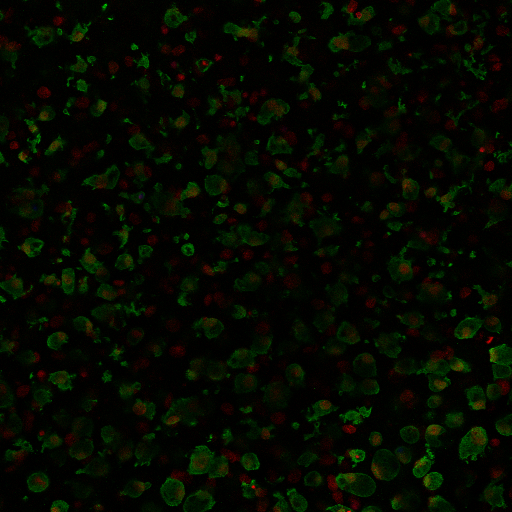
#> input picture tests/4-50-10_40x_cortex_1.tif, 512 x 512 px; its folder holds 4 pictures in this run
$ python main.py
#> lines starting #> are read from the running program, lines starting #| are printed output that depends on the picture; after the words box and inside, x2 and y2 are one past the last pixel; in counts of white or black regions, pixels touching at a corner belong together
### microglia-analysis/data_processing.py
from skimage.filters import (
    threshold_isodata, threshold_li, threshold_mean,
    threshold_minimum, threshold_otsu, threshold_triangle, threshold_yen
)
from skimage.color import rgb2gray
from skimage.transform import resize
from skimage.morphology import binary_dilation, binary_erosion
import matplotlib.pyplot as plt
import numpy as np

def try_all_thresholds(image):
    # Convert to grayscale if the image is in color
    if len(image.shape) == 3:
        image = image[1,:,:]

    fig, ax = plt.subplots(nrows=3, ncols=4, figsize=(10, 10))
    methods = [
        "Original", "Isodata", "Li", "Mean",
        "Minimum", "Otsu", "Triangle", "Yen"
    ]
    thresholds = [
        None, threshold_isodata, threshold_li,
        threshold_mean, threshold_minimum,
        threshold_otsu, threshold_triangle,
        threshold_yen
    ]
    images = [image if thresh is None else image > thresh(image) for thresh in thresholds]
    for i, img in enumerate(images):
        print(f"Shape of image {methods[i]}: {img.shape}") # Print the shape
        ax[i // 4, i % 4].imshow(img, cmap='gray')
        ax[i // 4, i % 4].set_title(methods[i])
        ax[i // 4, i % 4].axis('off')
    plt.show()

def segment_image(image, method='otsu'):
    # Convert to grayscale if the image is in color
    if len(image.shape) == 3:
        image = rgb2gray(image)

    # Resize the image (optional, you can set the desired size)
    resized_image = resize(image, (512, 512))

    # Apply the selected thresholding method
    if method == 'otsu':
        thresh_value = threshold_otsu(resized_image)
    elif method == 'li':
        thresh_value = threshold_li(resized_image)
    else:
        raise ValueError("Invalid method")

    # Threshold the image
    binary_image = resized_image > thresh_value

    # Apply morphological operations
    dilated_image = binary_dilation(binary_image)
    segmented_image = binary_erosion(dilated_image)

    return segmented_image

### microglia-analysis/main.py
from skimage.io import imread_collection
from data_processing import try_all_thresholds, segment_image
from functions import run_vampire_workflow
from visualizations import create_coloring_book
import os

def load_images(path):
#> called with path = 'tests'
    if not os.path.exists(path):
        raise FileNotFoundError(f"The path '{path}' does not exist.")
    images = imread_collection(path + '/*.tif') # Updated to TIFF format
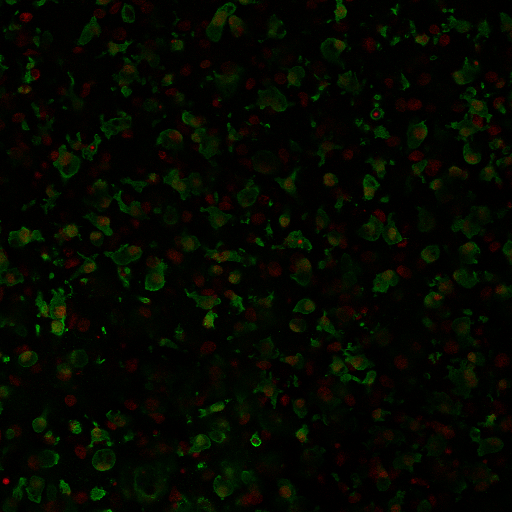
#> input picture tests/4-50-10_40x_cortex_2.tif, 512 x 512 px
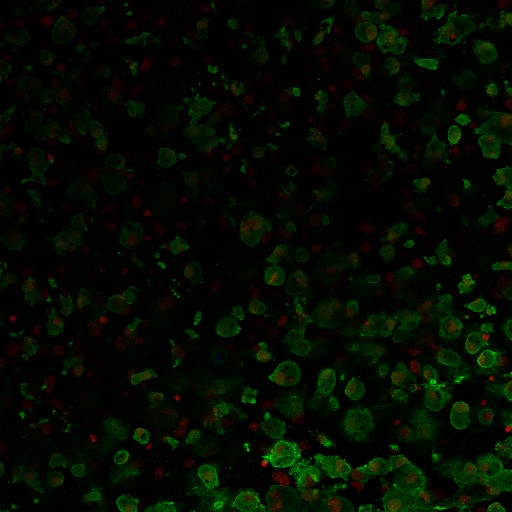
#> input picture tests/4-50-10_40x_cortex_3.tif, 512 x 512 px
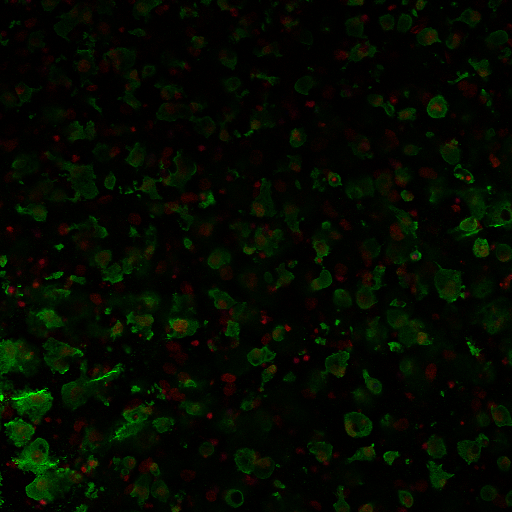
#> input picture tests/4-50-10_40x_cortex_4.tif, 512 x 512 px
#> images = 4 items
    if not images:
        raise ValueError(f"No images found in the directory '{path}'.")
    return images

def main():
    # Path to the directory with images inside the 'tests' folder
    image_path = 'tests' # Updated path to the 'tests' folder

    # Load images from the directory
    images = load_images(image_path)
#> images = 4 items

    # Apply different thresholding methods
    for image in images:
        try_all_thresholds(image)
#> this loop made 4 passes
#> (printed output is left out)
#> pass 1, in try_all_thresholds, `plt.show()`:
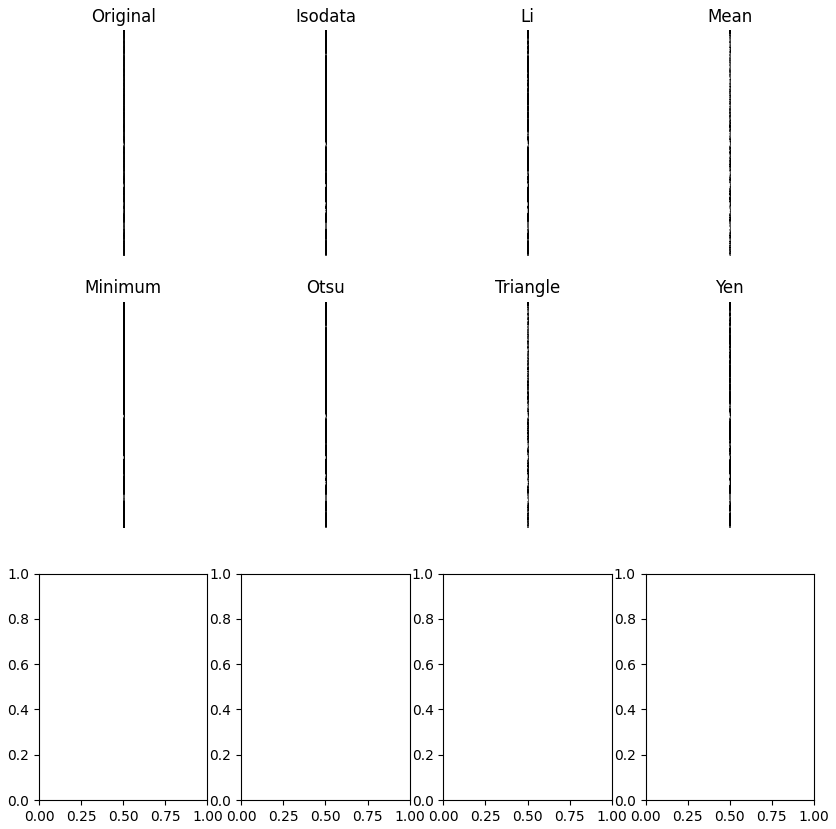
#> figure drawn by matplotlib, 8 panels

    # Segment images
    segmented_images = [segment_image(image) for image in images]
#> in segment_image, `thresh_value = threshold_otsu(resized_image)`: thresh_value = 0.00278
#> in segment_image, `binary_image = resized_image > thresh_value`:
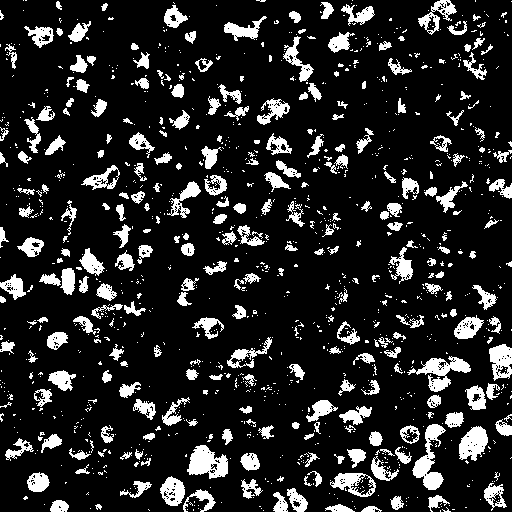
#> binary_image: shape (512, 512) bool; 14.8% white; 1165 white regions (891 under 20 px), largest, box (x1, y1, x2, y2) and area: (412, 424, 446, 490) 924, (187, 445, 228, 479) 873, (407, 356, 471, 392) 871
#> in segment_image, `dilated_image = binary_dilation(binary_image)`: dilated_image: shape (512, 512) bool; 23.5% white; 563 white regions (241 under 20 px), largest, box (x1, y1, x2, y2) and area: (411, 411, 465, 491) 1463, (393, 355, 472, 393) 1274, (159, 475, 217, 512) 1066
#> in segment_image, `segmented_image = binary_erosion(dilated_image)`: segmented_image: shape (512, 512) bool; 16.3% white; 862 white regions (589 under 20 px), largest, box (x1, y1, x2, y2) and area: (407, 356, 471, 392) 959, (412, 424, 446, 490) 957, (187, 445, 228, 479) 923
#> in segment_image (call 2), `binary_image = resized_image > thresh_value`: binary_image: shape (512, 512) bool; 12.5% white; 1044 white regions (818 under 20 px), largest, box (x1, y1, x2, y2) and area: (35, 285, 74, 337) 925, (206, 2, 242, 42) 609, (362, 213, 407, 245) 541
#> in segment_image (call 2), `dilated_image = binary_dilation(binary_image)`: dilated_image: shape (512, 512) bool; 19.9% white; 515 white regions (242 under 20 px), largest, box (x1, y1, x2, y2) and area: (444, 86, 494, 166) 1425, (34, 279, 75, 338) 1167, (324, 342, 377, 387) 1152
#> in segment_image (call 2), `segmented_image = binary_erosion(dilated_image)`: segmented_image: shape (512, 512) bool; 13.7% white; 797 white regions (577 under 20 px), largest, box (x1, y1, x2, y2) and area: (445, 87, 493, 165) 1055, (35, 285, 74, 337) 949, (329, 343, 376, 386) 857
#> in segment_image (call 3), `binary_image = resized_image > thresh_value`: binary_image: shape (512, 512) bool; 13.8% white; 875 white regions (692 under 20 px), largest, box (x1, y1, x2, y2) and area: (260, 418, 491, 512) 5290, (443, 436, 512, 495) 1811, (192, 463, 288, 512) 1759
#> in segment_image (call 3), `dilated_image = binary_dilation(binary_image)`: dilated_image: shape (512, 512) bool; 20.6% white; 410 white regions (199 under 20 px), largest, box (x1, y1, x2, y2) and area: (190, 411, 512, 512) 12288, (386, 361, 454, 443) 2441, (463, 322, 512, 402) 1686
#> in segment_image (call 3), `segmented_image = binary_erosion(dilated_image)`: segmented_image: shape (512, 512) bool; 15.2% white; 626 white regions (457 under 20 px), largest, box (x1, y1, x2, y2) and area: (192, 412, 512, 512) 10298, (403, 365, 452, 442) 1403, (465, 323, 505, 375) 1035
#> call 4 of segment_image, with method = 'otsu'
#> in segment_image (call 4), `image = rgb2gray(image)`:
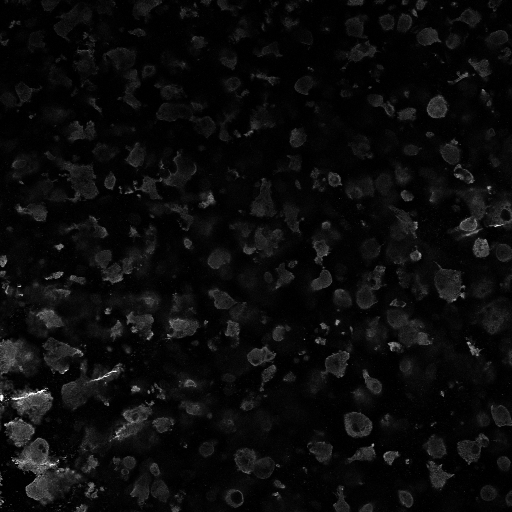
#> image: shape (512, 512) float64; min 0, max 0.046, mean 0.00215; drawn with min black and max white
#> in segment_image (call 4), `thresh_value = threshold_otsu(resized_image)`: thresh_value = 0.00494
#> in segment_image (call 4), `binary_image = resized_image > thresh_value`: binary_image: shape (512, 512) bool; 11.9% white; 1095 white regions (913 under 20 px), largest, box (x1, y1, x2, y2) and area: (4, 417, 83, 506) 2597, (0, 380, 54, 424) 1209, (0, 339, 39, 379) 901
#> in segment_image (call 4), `dilated_image = binary_dilation(binary_image)`: dilated_image: shape (512, 512) bool; 19.1% white; 498 white regions (256 under 20 px), largest, box (x1, y1, x2, y2) and area: (0, 336, 84, 507) 5791, (453, 185, 512, 239) 1396, (60, 359, 126, 411) 1334
#> in segment_image (call 4), `segmented_image = binary_erosion(dilated_image)`:
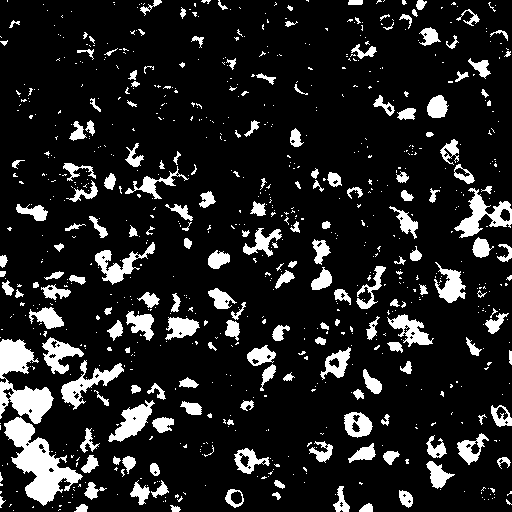
#> segmented_image: shape (512, 512) bool; 13.2% white; 821 white regions (636 under 20 px), largest, box (x1, y1, x2, y2) and area: (4, 417, 83, 506) 2772, (0, 339, 54, 424) 2241, (454, 188, 512, 238) 1039
#> segmented_images = 4 items
#> image is the input picture: shape (512, 512, 3) uint16; mean R, G, B 72.6, 174.3, 6.6

    # Run VAMPIRE workflow
#> (the run stopped early here; a loop or call above may not have finished)
